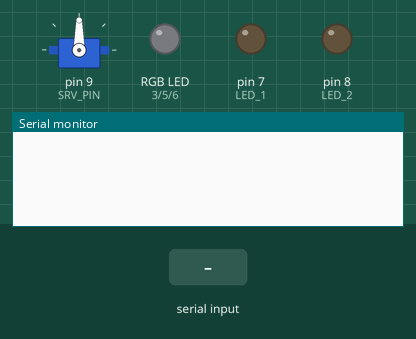
Recording of a sketch running on a simulated Arduino Uno, built with avr-gcc and run on an emulated ATmega328P. On the bench: servo, an RGB LED mixed from three pins (HIGH = lit), output pins drawn as LEDs (lit = HIGH), the last lines printed to the serial monitor. The inputs (shaded band) are chosen by the test bench.

Above: at 1.2 s.
1.3 s: "90,45,200\n" received over Serial
At 2.5 s:
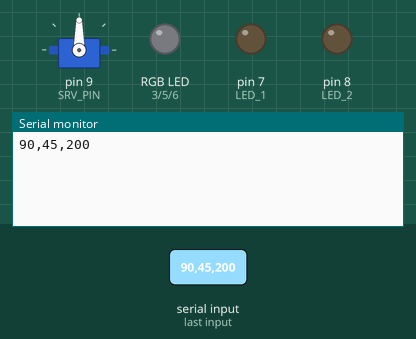
2.8 s: "90,45\n" received over Serial
At 4.0 s:
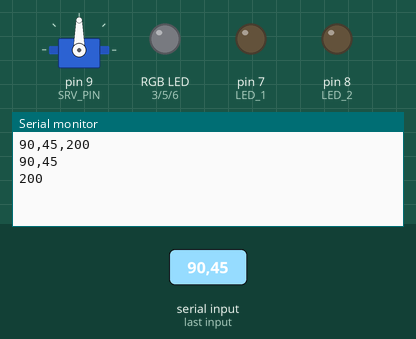
4.3 s: "90,45,200,10\n" received over Serial
At 5.1 s:
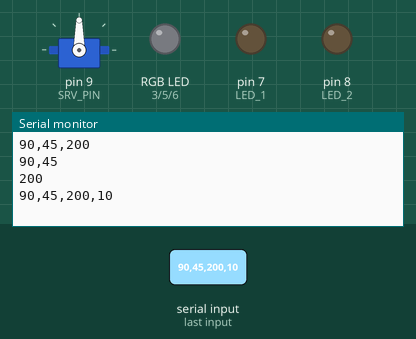

The sketch:

parseSerial.ino
```cpp
#include "Parser.h"
#include "AsyncStream.h"
AsyncStream<50> serial(&Serial, ';');

#include <Servo.h>
Servo servo;

#define R_PIN 3
#define G_PIN 5
#define B_PIN 6
#define LED_1 7
#define LED_2 8
#define SRV_PIN 9

void setup() {
  Serial.begin(115200);
  Serial.setTimeout(5);
  pinMode(R_PIN, OUTPUT);
  pinMode(G_PIN, OUTPUT);
  pinMode(B_PIN, OUTPUT);
  pinMode(LED_1, OUTPUT);
  pinMode(LED_2, OUTPUT);
  servo.attach(SRV_PIN);
}

// протокол:
// 0 - светодиод1 (0/1)
// 1 - светодиод2 (0/1)
// 2 - RGB (0..255,0..255,0..255)
// 3 - серво (0..180)

void loop() {
  // асинхронное чтение через AsyncStream
  if (serial.available()) {
    Serial.println(serial.buf);
  }

  /*
  // асинхронное чтение буфера сериал через костыли
  static byte prevAm = 0;
  static uint32_t tmr = 0;
  byte am = Serial.available();
  if (am != prevAm) {
    prevAm = am;
    tmr = millis();
  }
  if ((am && millis() - tmr > 10) || am > 60) {
    uint32_t us = micros();
    char str[150];
    int amount = Serial.readBytesUntil(';', str, 150);
    Serial.println(micros() - us);
    str[amount] = NULL;
    Serial.println(str);
    */
    /*
      // управление ледами и сервой
      Parser data(str, ',');
      int ints[5];
      int am = data.parseInts(ints);

      switch (ints[0]) {  // ключ
      case 0: digitalWrite(LED_1, ints[1]); break;
      case 1: digitalWrite(LED_2, ints[1]); break;
      case 2:
        analogWrite(R_PIN, ints[1]);
        analogWrite(G_PIN, ints[2]);
        analogWrite(B_PIN, ints[3]);
        break;
      case 3: servo.write(ints[1]); break;
      }
    */
    /*
        // разделяет строку на подстроки
        char* ptrs[10];       // указатели на строки
        int count = 0;        // счётчик подстрок
        char* offset = str;   // указатель для работы
        while (true) {
          ptrs[count++] = offset;         // запоминаем указатель
          offset = strchr(offset, ',');   // ищем новую запятую
          if (offset) {                   // если это не NULL
             offset = NULL;               // заменяем запятую на нулл
            offset++;                     // продолжаем
          }
          else break;                     // иначе покидаем цикл
        }
        // выводим строки
        for (int i = 0; i < count; i++) Serial.println(ptrs[i]);
    */
    /*
        // достаёт инты из строки и кладёт в int буфер
        int data[10];         // буфер интов
        int count = 0;        // счётчик интов
        char* offset = str;   // указатель для работы
        while (true) {
          data[count++] = atoi(offset); // пишем число в буфер
          offset = strchr(offset, ','); // поиск следующей запятой
          if (offset) offset++;         // если это не NULL - продолжаем
          else break;                   // иначе покидаем цикл
        }
        // выводим инт буфер
        for (int i = 0; i < count; i++) Serial.println(data[i]);
    */
  //}
}
```

AsyncStream.h
```cpp
#ifndef AsyncStream_h
#define AsyncStream_h

template < uint16_t SIZE >
class AsyncStream {
  public:
    AsyncStream(Stream* port, char ter = ';', uint16_t tout = 50) {
      _port = port;
      _tout = tout;
      _ter = ter;
    }
    bool available() {
      if (_port -> available()) {
        if (!_parseF) {
          _parseF = true;
          _count = 0;
          _tmr = millis();
        }
        char ch = _port -> read();
        if (ch == _ter) {
          buf[_count] = NULL;
          _parseF = false;
          return true;
        } else if (_count < SIZE - 1) buf[_count++] = ch;
        _tmr = millis();
      }
      if (_parseF && millis() - _tmr >= _tout) {
        _parseF = false;
        return true;
      }
      return false;
    }

    char buf[SIZE];

  private:
    Stream* _port;
    char _ter;
    uint16_t _tout, _count = 0;
    uint32_t _tmr = 0;
    bool _parseF = false;
};

#endif
```

Parser.h
```cpp
#ifndef Parser_h
#define Parser_h
// простой и быстрый парсер строк в отдельные строки и числа

class Parser {
  public:
    Parser (char* data, char newDiv = ',') {
      buf = data;
      div = newDiv;
    }
    ~Parser() {
      clear();
    }
    void clear() {
      if (str) free(str);
    }
    int amount() {
      int i = 0, count = 0;
      while (buf[i++]) if (buf[i] == div) count++;  // подсчёт разделителей
      return ++count;
    }
    int split() {
      int am = amount();            // количество данных
      clear();                      // освобождаем буфер
      str = (char**)malloc(am * 2); // создаём буфер
      str[0] = buf;                 // строка 0
      int i = 0, j = 0;             // счётчики
      while (buf[i]) {              // пока не NULL
        if (buf[i] == div) {        // если разделитель
          buf[i] = NULL;            // меняем на NULL
          str[++j] = buf + i + 1;   // запоминаем начало строки
        }
        i++;
      }
      return am;
    }
    int16_t getInt(int num) {
      return atol(str[num]);
    }
    float getFloat(int num) {
      return atof(str[num]);
    }
    bool equals(int num, const char* comp) {
      return !strcmp(str[num], comp);
    }
    int parseInts(int* data) {
      int count = 0;
      char* offset = buf;
      while (true) {
        data[count++] = atoi(offset);
        offset = strchr(offset, div);
        if (offset) offset++;
        else break;
      }
      return count;
    }
    int parseBytes(byte* data) {
      int count = 0;
      char* offset = buf;
      while (true) {
        data[count++] = atoi(offset);
        offset = strchr(offset, div);
        if (offset) offset++;
        else break;
      }
      return count;
    }

    char* buf = NULL;
    char** str = NULL;

    char* operator [] (uint16_t idx) {
      return str[idx];
    }
    char div;
  private:
};

#endif
```

Measured:
- after the input at 1.3 s, the serial monitor: prints a new line after 0.05 s (image 1)
- after the input at 2.8 s, the serial monitor: prints a new line after 0.05 s (image 2)
- after the input at 4.3 s, the serial monitor: prints a new line after 0.05 s (image 3)
